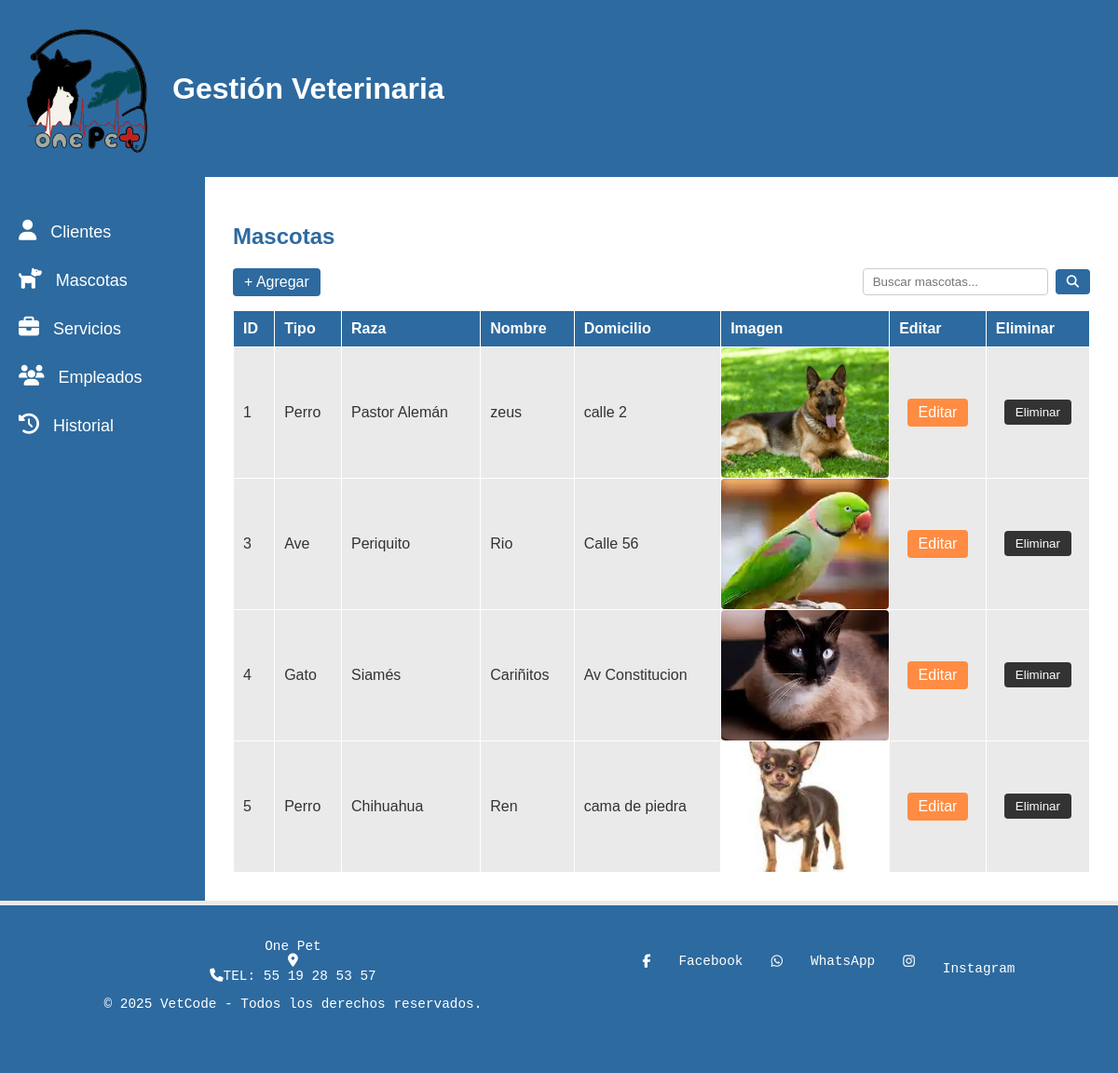
Page /Modelo/mascotas.php on the committed database.
### tables this page shows
CREATE TABLE `mascotas` (
  `id` int(11) NOT NULL,
  `id_cliente` int(11) NOT NULL,
  `tipo` varchar(50) NOT NULL,
  `raza` varchar(50) NOT NULL,
  `nombre` varchar(100) NOT NULL,
  `domicilio` varchar(255) DEFAULT NULL,
  `imagen` varchar(255) DEFAULT NULL
);

### Modelo/mascotas.php (the view, shortened to what this page needs)
<?php
include "../Modelo/conexion.php";
$busqueda = isset($_GET['buscar']) ? $con->real_escape_string($_GET['buscar']) : "";
$sql = "SELECT * FROM mascotas";
$sql .= " ORDER BY id ASC";
$result = $con->query($sql);
?>
<!DOCTYPE html>
<html lang="es">
<head>
    <link rel="stylesheet" href="../Vista/Css/estilos.css">
    <link rel="stylesheet" href="https://cdn.jsdelivr.net/npm/remixicon@2.5.0/fonts/remixicon.css">
</head>
<body>
    <header>
        <div class="logo">
            <img src="../Vista/imagenes/one pet3.png" alt="Logo VetCode" class="logo-img">
            <h1>Gestión Veterinaria</h1>
        </div>
    </header>
    <div class="contenedor-principal">
        <aside class="menu-lateral">
            <ul>
                <li><a href="clientes.php"><i class="fa-solid fa-user"></i> Clientes</a></li>
                <li><a href="mascotas.php"><i class="fa-solid fa-dog"></i> Mascotas</a></li>
                <li><a href="servicios.php"><i class="fa-solid fa-briefcase"></i> Servicios</a></li>
                <li><a href="empleados.php"><i class="fa-solid fa-users"></i> Empleados</a></li>
                <li><a href="#"><i class="fa-solid fa-clock-rotate-left"></i> Historial</a></li>
            </ul>
        </aside>
        <main>
            <h2>Mascotas</h2>
            <div style="display:flex; align-items:center; justify-content:space-between; margin-bottom:15px;">
                <a href="../Controlador/mascotas_controller.php?action=add" class="Agregar" style="text-decoration:none;">+ Agregar</a>
                <form action="mascotas.php" method="GET" style="display:flex; align-items:center; gap:8px;">
                    <input type="text" name="buscar" placeholder="Buscar mascotas..." style="padding:6px 10px; border:1px solid #ccc; border-radius:4px;" value="<?php echo htmlspecialchars($busqueda); ?>">
                    <button type="submit" class="Agregar"><i class="fa fa-search"></i></button>
                </form>
            </div>
            <table>
                <thead>
                    <tr>
                        <th>ID</th>
                        <th>Tipo</th>
                        <th>Raza</th>
                        <th>Nombre</th>
                        <th>Domicilio</th>
                        <th>Imagen</th>
                        <th>Editar</th>
                        <th>Eliminar</th>
                    </tr>
                </thead>
                <tbody>
                    <?php
                    if ($result->num_rows > 0) {
                        while ($row = $result->fetch_assoc()) {
                            echo "<tr>";
                            echo "<td>".$row['id']."</td>";
                            echo "<td>".htmlspecialchars($row['tipo'])."</td>";
                            echo "<td>".htmlspecialchars($row['raza'])."</td>";
                            echo "<td>".htmlspecialchars($row['nombre'])."</td>";
                            echo "<td>".htmlspecialchars($row['domicilio'])."</td>";
                            echo "<td class='img-cell'>";
                            if (!empty($row['imagen'])) {
                                echo "<div class='img-container'>";
                                echo "<img src='imagenes/mascotas/" . htmlspecialchars($row['imagen']) . "' alt=''>";
                                echo "</div>";
                            } else {
                                echo "<span>-</span>";
                            }
                            echo "</td>";
                            echo "<td style='text-align:center; vertical-align:middle;'><a href='../Controlador/mascotas_controller.php?action=edit&id=".$row['id']."' class='edit-btn' style='display:inline-block;margin:0 auto;'>Editar</a></td>";
                            echo "<td style='text-align:center; vertical-align:middle;'>"
                                 . "<form action='../Controlador/mascotas_controller.php?action=delete' method='POST' onsubmit='return confirm(\"¿Eliminar mascota?\");' style='display:inline-block;margin:0;'>"
                                 . "<input type='hidden' name='id' value='".$row['id']."'>"
                                 . "<button type='submit' class='delete-btn' style='display:inline-block;margin:0 auto;'>Eliminar</button>"
                                 . "</form></td>";
                            echo "</tr>";
                        }
                    } else {
                        echo "<tr><td colspan='8'>No se encontraron mascotas.</td></tr>";
                    }
                    ?>
                </tbody>
            </table>
        </main>
    </div>
    <footer class="PiePagina">
        <table>
            <tr>
                <td>
                    One Pet<br>
                    <i class="fa-solid fa-location-dot"></i><br>
                    <i class="fa-solid fa-phone"></i>TEL: 55 19 28 53 57<br>
                    <p>&copy; 2025 VetCode - Todos los derechos reservados.</p>
                </td>
                <td>
                    <i class="fa-brands fa-facebook-f"></i><br>Facebook<br><br>
                    <i class="fa-brands fa-whatsapp"></i><br>WhatsApp<br><br>
                    <i class="fa-brands fa-instagram"></i><br>Instagram<br>
                </td>
            </tr>
        </table>
    </footer>
</body>
</html>

### Vista/Css/estilos.css (style rules this page uses)
body { background-color: #EAEAEA; font-family: Arial, sans-serif; color: #333333; margin: 0; padding: 0; }
header { background-color: #2D6A9F; padding: 20px; color: #FFFFFF; }
.logo { display: flex; align-items: center; }
img.logo-img { width: 150px; height: 150px; margin-right: 15px; }
.contenedor-principal { display: flex; min-height: calc(100vh - 200px); }
.menu-lateral { background-color: #2D6A9F; width: 220px; padding-top: 30px; flex-shrink: 0; }
.menu-lateral ul { list-style: none; padding-left: 20px; }
.menu-lateral li { display: flex; align-items: center; color: #FFFFFF; margin-bottom: 28px; font-size: 18px; cursor: pointer; }
.menu-lateral i { font-size: 22px; margin-right: 10px; }
.menu-lateral a, .menu-lateral a:link, .menu-lateral a:visited, .menu-lateral a:active { text-decoration: none !important; color: inherit; }
main { padding: 30px; background-color: #FFFFFF; flex: 1; overflow-x: hidden; }
h2 { color: #2D6A9F; }
table { width: 100%; border-collapse: collapse; background-color: #EAEAEA; min-width: 700px; }
th, td { padding: 10px; border: 1px solid #FFFFFF; text-align: left; vertical-align: middle; }
th { background-color: #2D6A9F; color: #FFFFFF; }
.edit-btn { background-color: #ff8c42; color: #FFFFFF; border: none; padding: 6px 12px; border-radius: 4px; cursor: pointer; margin-right: 5px; display: inline-block; text-decoration: none; text-align: center; }
.delete-btn { background-color: #333333; color: #FFFFFF; border: none; padding: 6px 12px; border-radius: 4px; cursor: pointer; display: inline-block; text-decoration: none; text-align: center; }
.Agregar { background-color: #2D6A9F; color: #FFFFFF; border: none; padding: 6px 12px; border-radius: 4px; cursor: pointer; text-decoration: none; display: inline-block; }
.PiePagina table { width: 100%; margin-top: 5px; background-color: #2D6A9F; color: #FFFFFF; text-align: center; padding: 2%; font-family: 'Courier New', Courier, monospace; font-size: 1.2vw; height: 180px; min-width: unset; border-collapse: separate; }
.PiePagina td { border: none; padding: 10px; vertical-align: top; }
.PiePagina td:first-child { text-align: center; }
.PiePagina td:last-child { display: flex; flex-direction: row; justify-content: center; align-items: center; gap: 30px; }
table tr td img { object-fit: cover; border-radius: 4px; }

### Modelo/mascotas.php (style rules this page uses)
td.img-cell { padding: 0; text-align: center; vertical-align: middle; width: 180px; height: 140px; background: #fff; }
.img-container { width: 180px; height: 140px; overflow: hidden; margin: auto; display: flex; align-items: center; justify-content: center; }
.img-container img { width: 100%; height: 100%; object-fit: cover; display: block; border-radius: 4px; }

### rows in the picture
mascotas: id "1", tipo "Perro", raza "Pastor Alemán", nombre "zeus", domicilio "calle 2", imagen (picture)
mascotas: id "3", tipo "Ave", raza "Periquito", nombre "Rio", domicilio "Calle 56", imagen (picture)
mascotas: id "4", tipo "Gato", raza "Siamés", nombre "Cariñitos", domicilio "Av Constitucion", imagen (picture)
mascotas: id "5", tipo "Perro", raza "Chihuahua", nombre "Ren", domicilio "cama de piedra", imagen (picture)
